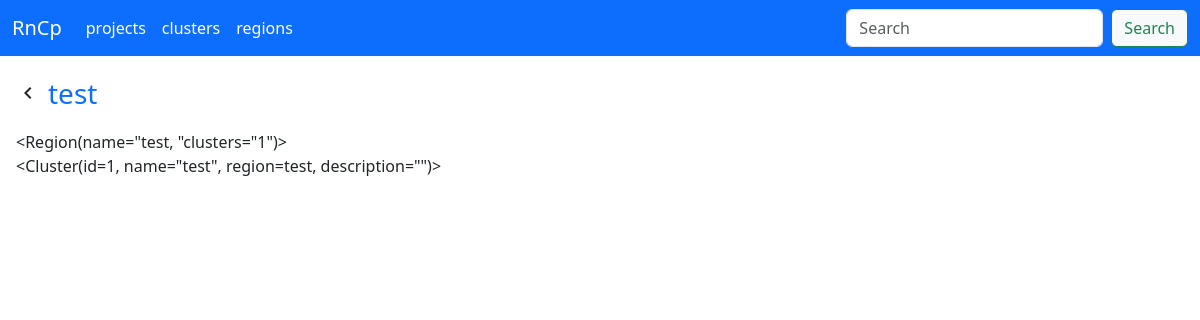
The app's page /ci/regions/1 with its own data.
### models/rcnp/Region.py (models this page shows)
class Region(BaseModel):
    __tablename__ = 'region'  # Name of the database table
    id = Column(Integer, primary_key=True, autoincrement=True)
    name = Column(String(255), nullable=False)
    description = Column(String(1000))
    country = Column(String(2), nullable=False)
    active = Column(Boolean, nullable=False, default=True)
    clusters = relationship('Cluster', back_populates='region')
    def __repr__(self):
        return f'<Region(name="{self.name}, "clusters="{len(self.clusters)}")>'

### models/rcnp/Cluster.py (models this page shows)
class Cluster(BaseModel):
    __tablename__ = 'cluster'  # Name of the database table
    id = Column(Integer, primary_key=True, autoincrement=True)
    name = Column(String(255), nullable=False)
    description = Column(String(1000))
    active = Column(Boolean, nullable=False, default=False)
    cpu = Column(Integer)
    memory = Column(Integer)
    region_id = Column(Integer, ForeignKey('region.id'), nullable=False)
    api_key = Column(String(36), nullable=False,
                     default=lambda: str(uuid.uuid4()))
    region = relationship('Region', back_populates='clusters')
    quotas = relationship('Quota', back_populates='cluster')
    def __repr__(self):
        return f'<Cluster(id={self.id}, name="{self.name}", region={self.region.name}, description="{self.description}")>'

### routes/ci/__init__.py (the view)
@ci_api.route('/regions/<int:region_id>', methods=['GET', 'POST'])
def region_detail(region_id):
    region: Region = Region.query.filter_by(id=region_id).first()
    if region:
        return render_template('region_detail.html', region=region)
    return redirect("/ci/regions", code=302)

### models/Base.py (called while the page is built)
    def __get__(self, _, owner_cls):
        return self.fget(owner_cls)

    @class_property
    def query(cls):
        return cls.session.query(cls)

    @class_property
    def session(cls):
        return gen_session()

### utils/db.py (called while the page is built, shortened)
def gen_session(url=get_env_variable("datasource.url", "sqlite:///pi-gate.db")) -> scoped_session:
    return engines[url]

### templates/region_detail.html (shortened to what this page needs)
{% extends "base.html" %} {% block title %}{{region.name}}{% endblock title %}
{% block body %}
<div class="p-3">
  <div class="d-flex align-items-center justify-content-start pb-3">
    <span class="material-icons"> navigate_before </span>
    <a
      class="text-primary d-flex flex-column px-2 text-decoration-none"
      href="{{ url_for('root.ci.regions') }}"
    >
      <span class="fs-3">{{region.name}}</span>
    </a>
  </div>
  <div>{{region}}</div>
  <div>{% for cluster in region.clusters  %}
    <siv>{{cluster}}</div>
    {% endfor %}</div>
{% endblock body %}

### records on screen
Region: name "test", name "<Region(name=\"test, \"clusters=\"1\")>"
Cluster: id+name+description "<Cluster(id=1, name=\"test\", region=test, description=\"\")>"

### other values on screen
{{ nav }} "projects" "clusters" "regions"
